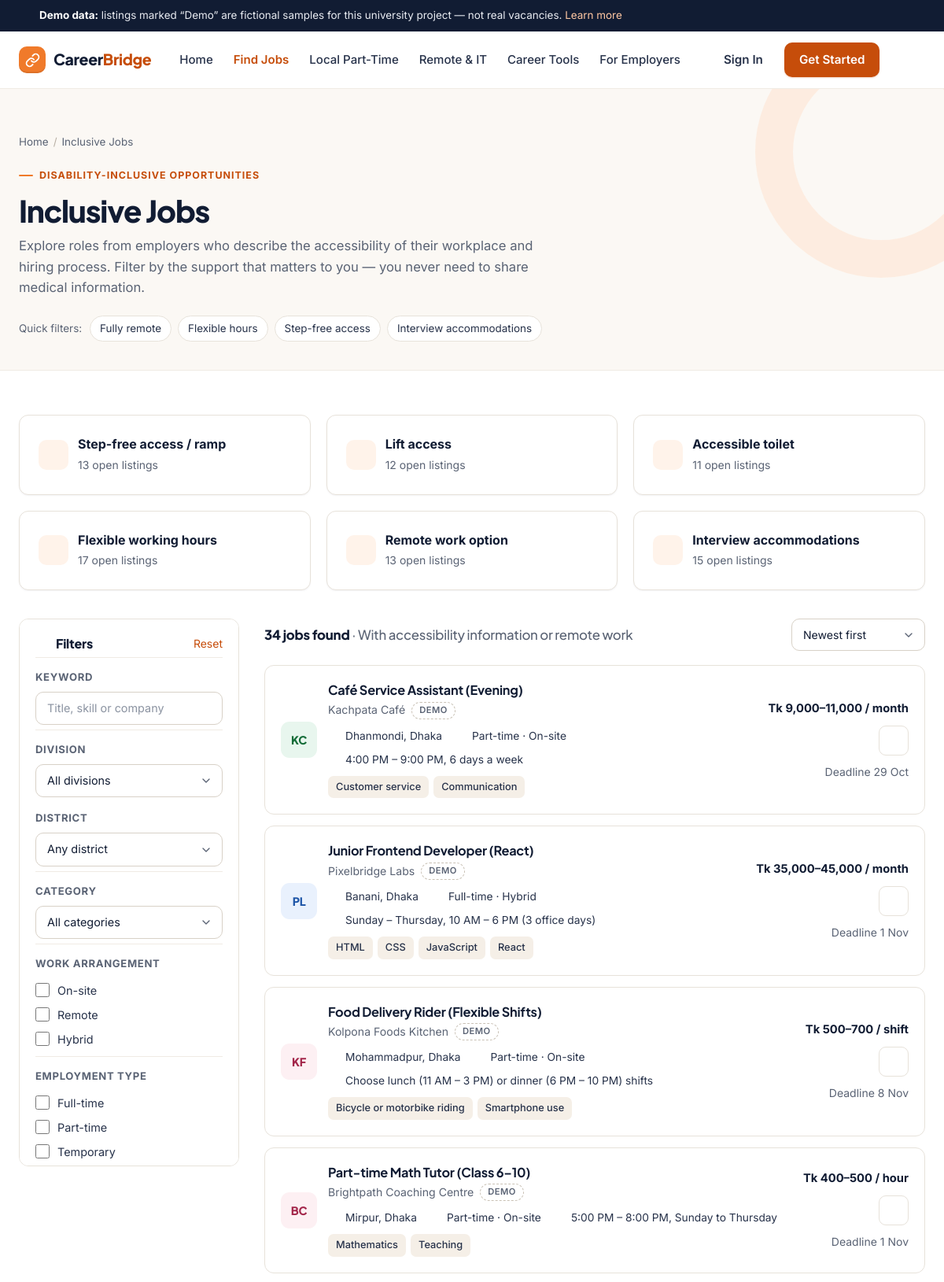
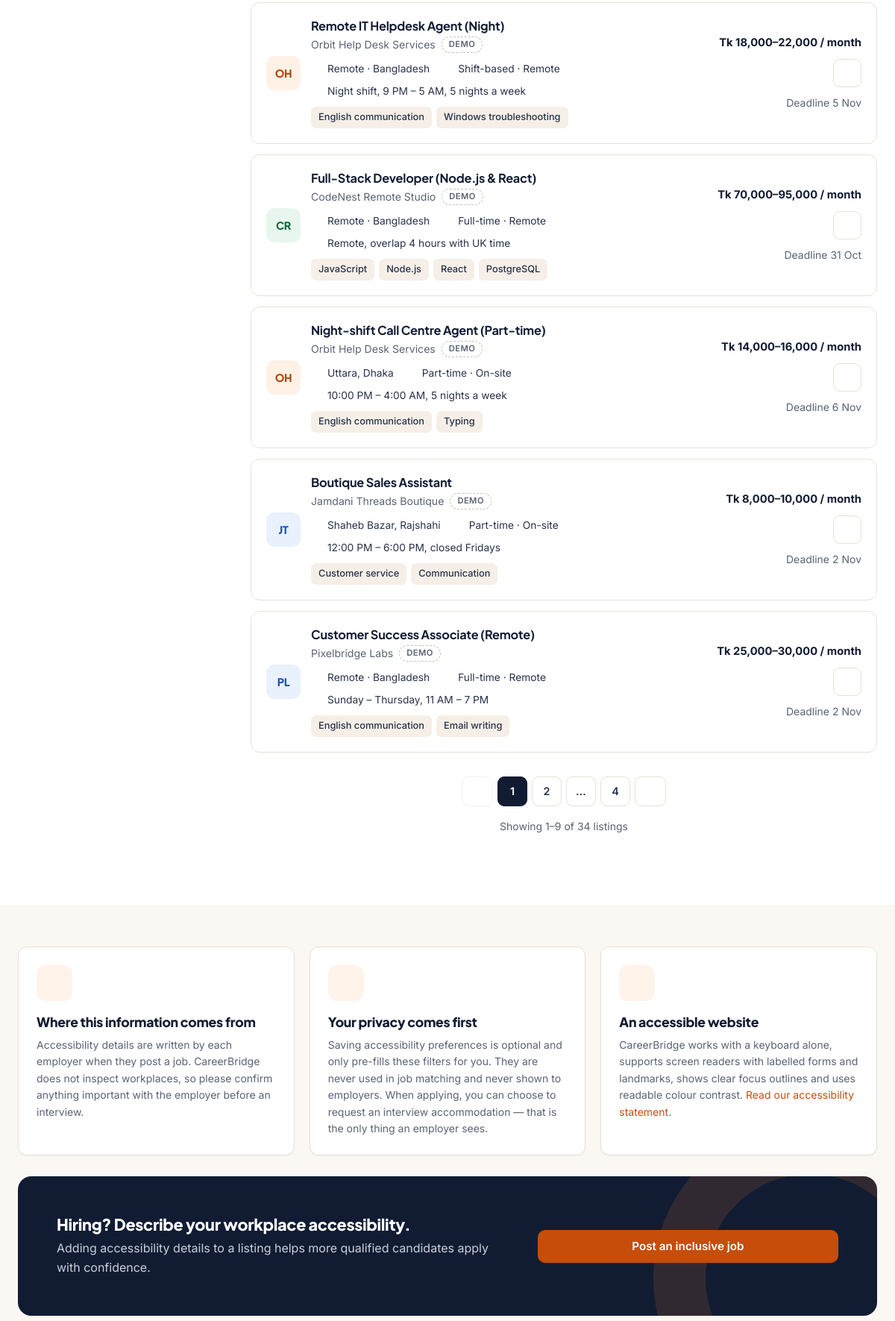
The page /inclusive.php (upper part) on the database its author committed (2 pictures, top to bottom).
### tables this page shows
CREATE TABLE jobs (
  id                 INT UNSIGNED AUTO_INCREMENT PRIMARY KEY,
  company_id         INT UNSIGNED NOT NULL,
  category_id        INT UNSIGNED NOT NULL,
  title              VARCHAR(150) NOT NULL,
  description        TEXT NOT NULL,
  responsibilities   TEXT NULL,
  requirements       TEXT NULL,
  how_to_apply       TEXT NULL,
  employment_type    ENUM('full_time','part_time','temporary','shift','internship','contract') NOT NULL,
  work_arrangement   ENUM('onsite','remote','hybrid') NOT NULL DEFAULT 'onsite',
  experience_level   ENUM('fresher','junior','mid','senior') NOT NULL DEFAULT 'fresher',
  education_level    TINYINT UNSIGNED NOT NULL DEFAULT 0,
  division           VARCHAR(40) NULL,
  district           VARCHAR(40) NULL,
  area               VARCHAR(80) NULL,
  salary_min         INT UNSIGNED NULL,
  salary_max         INT UNSIGNED NULL,
  salary_period      ENUM('month','hour','day','shift','project') NOT NULL DEFAULT 'month',
  working_hours      VARCHAR(120) NULL,
  shift              ENUM('morning','day','evening','night','weekend','flexible') NULL,
  vacancies          SMALLINT UNSIGNED NOT NULL DEFAULT 1,
  required_skills    VARCHAR(500) NULL,
  preferred_skills   VARCHAR(500) NULL,
  deadline           DATE NULL,
  status             ENUM('draft','published','closed') NOT NULL DEFAULT 'draft',
  acc_step_free      TINYINT(1) NOT NULL DEFAULT 0,
  acc_lift           TINYINT(1) NOT NULL DEFAULT 0,
  acc_toilet         TINYINT(1) NOT NULL DEFAULT 0,
  acc_flexible_hours TINYINT(1) NOT NULL DEFAULT 0,
  acc_remote_option  TINYINT(1) NOT NULL DEFAULT 0,
  acc_interview      TINYINT(1) NOT NULL DEFAULT 0,
  acc_notes          TEXT NULL,
  is_featured        TINYINT(1) NOT NULL DEFAULT 0,
  is_demo            TINYINT(1) NOT NULL DEFAULT 0,
  views              INT UNSIGNED NOT NULL DEFAULT 0,
  created_at         DATETIME NOT NULL DEFAULT CURRENT_TIMESTAMP,
  updated_at         DATETIME NOT NULL DEFAULT CURRENT_TIMESTAMP ON UPDATE CURRENT_TIMESTAMP,
  KEY idx_jobs_status_deadline (status, deadline),
  KEY idx_jobs_company (company_id),
  KEY idx_jobs_category (category_id),
  KEY idx_jobs_location (division, district),
  KEY idx_jobs_type (employment_type, work_arrangement),
  KEY idx_jobs_created (created_at),
  CONSTRAINT fk_job_company  FOREIGN KEY (company_id)  REFERENCES companies(id) ON DELETE CASCADE,
  CONSTRAINT fk_job_category FOREIGN KEY (category_id) REFERENCES categories(id)
);

CREATE TABLE companies (
  id          INT UNSIGNED AUTO_INCREMENT PRIMARY KEY,
  user_id     INT UNSIGNED NOT NULL,
  name        VARCHAR(150) NOT NULL,
  industry    VARCHAR(100) NULL,
  size        VARCHAR(40) NULL,
  division    VARCHAR(40) NULL,
  district    VARCHAR(40) NULL,
  address     VARCHAR(255) NULL,
  website     VARCHAR(255) NULL,
  phone       VARCHAR(30) NULL,
  description TEXT NULL,
  is_demo     TINYINT(1) NOT NULL DEFAULT 0,
  created_at  DATETIME NOT NULL DEFAULT CURRENT_TIMESTAMP,
  UNIQUE KEY uq_company_user (user_id),
  CONSTRAINT fk_company_user FOREIGN KEY (user_id) REFERENCES users(id) ON DELETE CASCADE
);

### includes/ui.php (the view, shortened to what the rows shown need)
<?php
function save_button(array $job, string $class = ''): string
{
    $u = current_user();
    $id = (int) $job['id'];
    if (!$u) {
        $next = urlencode(url('job.php?id=' . $id));
        return '<a class="save-btn ' . e($class) . '" href="' . e(url('login.php?next=' . $next)) . '" aria-label="Sign in to save ' . e($job['title']) . '" title="Sign in to save">' . icon('bookmark', '', 18) . '</a>';
    }
    $saved = in_array($id, saved_job_ids(), true);
    return '<form class="save-form" method="post" action="' . e(url('api/save-job.php')) . '" data-save-form>'
        . csrf_field()
        . '<input type="hidden" name="job_id" value="' . $id . '">'
        . '<input type="hidden" name="return" value="' . e($_SERVER['REQUEST_URI'] ?? '') . '">'
        . '<button type="submit" class="save-btn ' . ($saved ? 'saved ' : '') . e($class) . '" aria-pressed="' . ($saved ? 'true' : 'false') . '" aria-label="' . ($saved ? 'Remove from saved jobs: ' : 'Save job: ') . e($job['title']) . '" title="' . ($saved ? 'Saved' : 'Save job') . '">'
        . icon('bookmark', '', 18) . '</button></form>';
}
function job_card(array $job, string $variant = 'grid', ?array $match = null): string
{
    $types = employment_types();
    $arr = work_arrangements();
    $id = (int) $job['id'];
    $skills = array_slice(skills_list($job['required_skills']), 0, 4);
    $left = days_left($job['deadline'] ?? null);
    ob_start(); ?>
    <article class="job-card <?= $variant === 'row' ? 'job-row' : '' ?>">
      <?php if ($variant === 'row'): ?>
        <span class="logo-tile <?= logo_tone((int) $job['company_id']) ?>" aria-hidden="true"><?= e(initials($job['company_name'])) ?></span>
        <div class="job-card-body">
          <div class="job-card-title">
            <h3><a href="<?= e(url('job.php?id=' . $id)) ?>"><?= e($job['title']) ?></a></h3>
            <div class="company"><?= e($job['company_name']) ?><?php if ($job['is_demo']): ?> <span class="badge badge-demo">Demo</span><?php endif; ?></div>
          </div>
          <div class="job-meta">
            <span><?= icon('pin', '', 16) ?><?= e(format_location($job)) ?></span>
            <span><?= icon('briefcase', '', 16) ?><?= e($types[$job['employment_type']]) ?> · <?= e($arr[$job['work_arrangement']]) ?></span>
            <?php if (!empty($job['working_hours'])): ?><span><?= icon('clock', '', 16) ?><?= e($job['working_hours']) ?></span><?php endif; ?>
          </div>
          <?php if ($skills): ?><div class="chips"><?php foreach ($skills as $s): ?><span class="chip"><?= e($s) ?></span><?php endforeach; ?></div><?php endif; ?>
        </div>
        <div class="job-card-side">
          <span class="salary"><?= e(format_salary($job)) ?></span>
          <div class="flex items-center gap-2 z">
            <?= save_button($job) ?>
          </div>
          <span class="small muted"><?= $left !== null ? ($left <= 3 ? '<span class="deadline-soon">' . ($left === 0 ? 'Closes today' : "Closes in $left days") . '</span>' : 'Deadline ' . e(format_date($job['deadline'], 'j M'))) : e(time_ago($job['created_at'])) ?></span>
        </div>
      <?php endif; ?>
    </article>
    <?php
    return (string) ob_get_clean();
}

### includes/partials/listing.php (shortened to what the rows shown need)
<div class="container listing">
  <form class="filters" method="get" action="" data-filters aria-labelledby="filters-title">
    <div class="filters-head">
      <h2 id="filters-title"><?= icon('filter', '', 18) ?> Filters</h2>
    </div>
  </form>
  <section aria-labelledby="results-title">
    <div class="results-bar">
      <h2 id="results-title" aria-live="polite"><?= $result['total'] ?> <?= $result['total'] === 1 ? 'job' : 'jobs' ?> found<?= !empty($scopeLabel) ? ' <span class="muted" style="font-weight:500">· ' . e($scopeLabel) . '</span>' : '' ?></h2>
    </div>
    <?php if ($result['items']): ?>
      <div class="job-list">
        <?php foreach ($result['items'] as $job) echo job_card($job, 'row'); ?>
      </div>
    <?php endif; ?>
  </section>
</div>

### includes/icons.php (shortened to what the rows shown need)
<?php
function icon(string $name, string $class = '', int $size = 20): string
{
    static $p = null;
    $paths = $p[$name] ?? $p['info'];
    $cls = trim('icon ' . $class);
    return '<svg class="' . e($cls) . '" width="' . $size . '" height="' . $size . '" viewBox="0 0 24 24" fill="none" stroke="currentColor" stroke-width="1.8" stroke-linecap="round" stroke-linejoin="round" aria-hidden="true" focusable="false">' . $paths . '</svg>';
}

### rows shown on the page
jobs: company.name "KC", title "Café Service Assistant (Evening)", company.name "Kachpata Café", is_demo "DEMO", $size 16 (drawn), format_location($job) "Dhanmondi, Dhaka", employment_type "Part-time", work_arrangement "On-site", working_hours "4:00 PM – 9:00 PM, 6 days a week", required_skills "Customer service", required_skills "Communication", format_salary($job) "Tk 9,000–11,000 / month", deadline "29 Oct"
jobs: company.name "PL", title "Junior Frontend Developer (React)", company.name "Pixelbridge Labs", is_demo "DEMO", $size 16 (drawn), format_location($job) "Banani, Dhaka", employment_type "Full-time", work_arrangement "Hybrid", working_hours "Sunday – Thursday, 10 AM – 6 PM (3 office days)", required_skills "HTML", required_skills "CSS", required_skills "JavaScript", required_skills "React", format_salary($job) "Tk 35,000–45,000 / month", deadline "1 Nov"
jobs: company.name "KF", title "Food Delivery Rider (Flexible Shifts)", company.name "Kolpona Foods Kitchen", is_demo "DEMO", $size 16 (drawn), format_location($job) "Mohammadpur, Dhaka", employment_type "Part-time", work_arrangement "On-site", working_hours "Choose lunch (11 AM – 3 PM) or dinner (6 PM – 10 PM) shifts", required_skills "Bicycle or motorbike riding", required_skills "Smartphone use", format_salary($job) "Tk 500–700 / shift", deadline "8 Nov"
jobs: company.name "BC", title "Part-time Math Tutor (Class 6–10)", company.name "Brightpath Coaching Centre", is_demo "DEMO", $size 16 (drawn), format_location($job) "Mirpur, Dhaka", employment_type "Part-time", work_arrangement "On-site", working_hours "5:00 PM – 8:00 PM, Sunday to Thursday", required_skills "Mathematics", required_skills "Teaching", format_salary($job) "Tk 400–500 / hour", deadline "1 Nov"
jobs: company.name "OH", title "Remote IT Helpdesk Agent (Night)", company.name "Orbit Help Desk Services", is_demo "DEMO", $size 16 (drawn), format_location($job) "Remote · Bangladesh", employment_type "Shift-based", work_arrangement "Remote", working_hours "Night shift, 9 PM – 5 AM, 5 nights a week", required_skills "English communication", required_skills "Windows troubleshooting", format_salary($job) "Tk 18,000–22,000 / month", deadline "5 Nov"
jobs: company.name "CR", title "Full-Stack Developer (Node.js & React)", company.name "CodeNest Remote Studio", is_demo "DEMO", $size 16 (drawn), format_location($job) "Remote · Bangladesh", employment_type "Full-time", work_arrangement "Remote", working_hours "Remote, overlap 4 hours with UK time", required_skills "JavaScript", required_skills "Node.js", required_skills "React", required_skills "PostgreSQL", format_salary($job) "Tk 70,000–95,000 / month", deadline "31 Oct"
jobs: company.name "OH", title "Night-shift Call Centre Agent (Part-time)", company.name "Orbit Help Desk Services", is_demo "DEMO", $size 16 (drawn), format_location($job) "Uttara, Dhaka", employment_type "Part-time", work_arrangement "On-site", working_hours "10:00 PM – 4:00 AM, 5 nights a week", required_skills "English communication", required_skills "Typing", format_salary($job) "Tk 14,000–16,000 / month", deadline "6 Nov"
jobs: company.name "JT", title "Boutique Sales Assistant", company.name "Jamdani Threads Boutique", is_demo "DEMO", $size 16 (drawn), format_location($job) "Shaheb Bazar, Rajshahi", employment_type "Part-time", work_arrangement "On-site", working_hours "12:00 PM – 6:00 PM, closed Fridays", required_skills "Customer service", required_skills "Communication", format_salary($job) "Tk 8,000–10,000 / month", deadline "2 Nov"
jobs: company.name "PL", title "Customer Success Associate (Remote)", company.name "Pixelbridge Labs", is_demo "DEMO", $size 16 (drawn), format_location($job) "Remote · Bangladesh", employment_type "Full-time", work_arrangement "Remote", working_hours "Sunday – Thursday, 11 AM – 7 PM", required_skills "English communication", required_skills "Email writing", format_salary($job) "Tk 25,000–30,000 / month", deadline "2 Nov"

### other values the page prints
$label "Home"
$label "Find Jobs"
$label "Local Part-Time"
$label "Remote & IT"
$label "Career Tools"
$label "For Employers"
$feat['label'] "Step-free access / ramp"
$n "13"
$feat['label'] "Lift access"
$n "12"
$feat['label'] "Accessible toilet"
$n "11"
$feat['label'] "Flexible working hours"
$n "17"
$feat['label'] "Remote work option"
